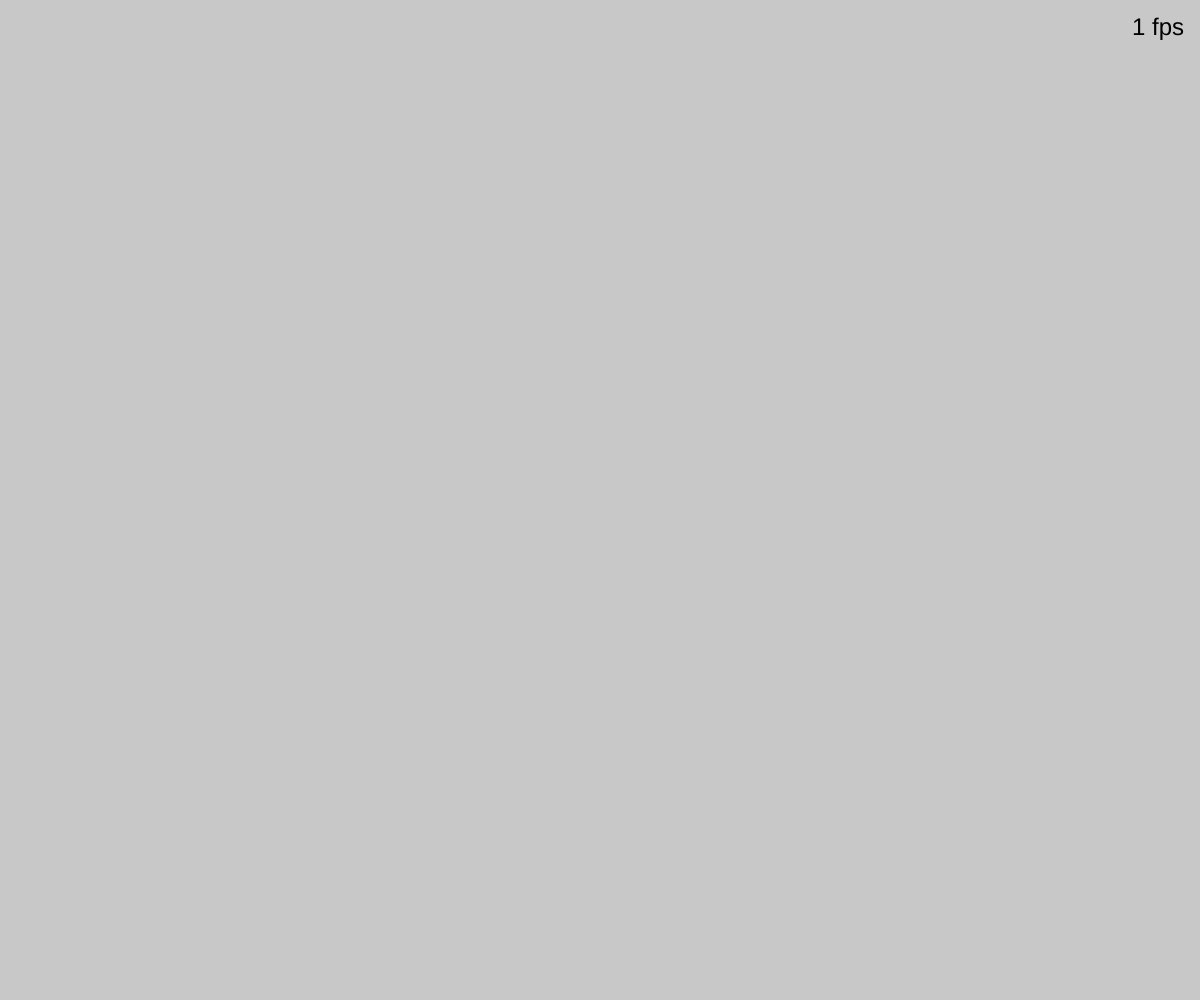
Frame 1 (no input)
Frame 60 (no input): identical to frame 1, image omitted
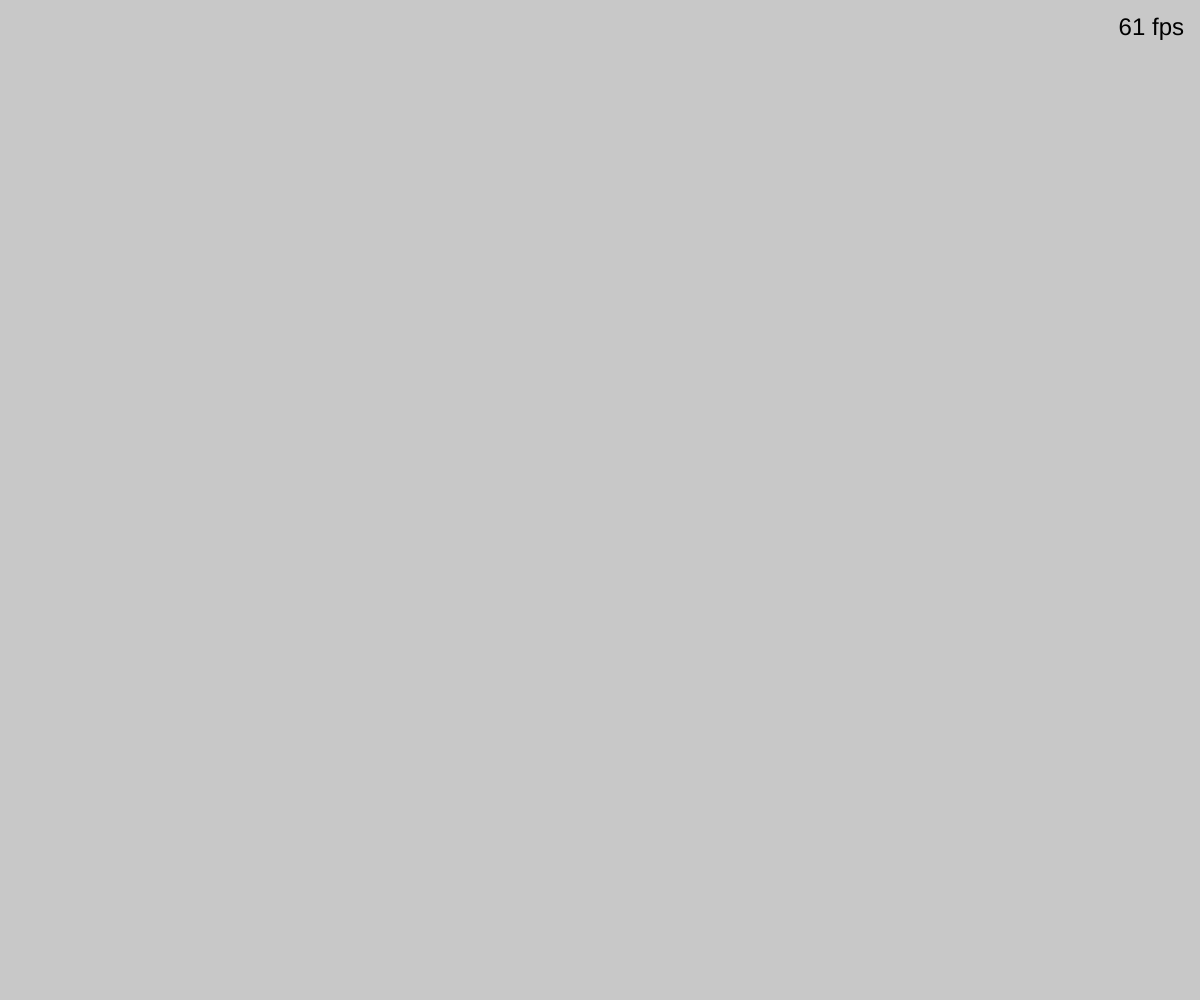
Frame 120 (the mouse pressed at the canvas centre since frame 60)

The p5.js sketch that drew these frames (run headless with seeded random() and noise() and a simulated clock; from frame 60 on, the mouse is pressed at the canvas centre):

// p5.js sketch
// ── sketch.js
// P5 Template with fps Display

// Variables used for fps
var frameTimes = [] // Time recordings corresponding to each frame
let oldTime = 0 // Time at which the previous frame is updated
let fpsCooldown = 0 // When fpsCooldown <= 0, set displayFPS = fps
let displayFPS = 0 // fps displayed on screen, updated every second

function setup() {
    // setup() runs once. Put your setup code here.

    createCanvas(windowWidth, windowHeight)
}

function draw() {
    // draw() runs every time before a new frame is rendered. 

    background(200)

    /* 
    * PUT YOUR DRAWING CODE HERE
    * PUT YOUR DRAWING CODE HERE
    * PUT YOUR DRAWING CODE HERE
    */

    // Display FPS

    var currentTime = millis()
    frameTimes.push(currentTime)
    while (frameTimes.length > 0 && frameTimes[0] < currentTime - 1000) {
        frameTimes.splice(0, 1)
    }
    
    fpsCooldown -= currentTime - oldTime
    if (fpsCooldown <= 0) {
        displayFPS = frameTimes.length
        fpsCooldown = 1000
    }

    fill(0, 0, 0)
    textAlign(RIGHT, TOP) // Text alignment of the fps label
    textSize(24)
    text(`${Math.floor(displayFPS)} fps`, width - 16, 16) // Position of the fps label

    oldTime = currentTime
}

function windowResized() {
    resizeCanvas(windowWidth, windowHeight)
}
// ── fps-engine.js
let fpsEngine = {
    frameTimes: [], // Time recordings corresponding to each frame
    oldTime: 0, // Time at which the previous frame is updated
    fpsCooldown: 0, // When fpsCooldown <= 0, set displayFPS = fps
    displayFPS: 0, // fps displayed on screen, updated every second
    realFPS: 0,
    
    // Functions related to FPS
    // Usage: insert them at the end of the draw() function
    updateFPS: function() {
        let currentTime = millis()
        this.frameTimes.push(currentTime)
        while (this.frameTimes.length > 0 && this.frameTimes[0] < currentTime - 1000) {
            this.frameTimes.splice(0, 1)
        }

        // Calculate fpsDelta
        let fpsDelta = currentTime - this.oldTime

        // Update realFPS
        this.realFPS = this.frameTimes.length
        if (millis() < 1000) {
            this.realFPS = Math.round(1000 / fpsDelta)
        }
        
        // Update displayFPS
        this.fpsCooldown -= fpsDelta
        if (this.fpsCooldown <= 0) {
            this.displayFPS = this.realFPS
            this.fpsCooldown = 1000
        }

        this.oldTime = currentTime
    },
    showFPS: function(r, g, b) {
        fill(r, g, b)
        textAlign(RIGHT, TOP) // Text alignment of the fps label
        textSize(24)
        text(`${Math.floor(this.displayFPS)} fps`, width - 16, 16) // Position of the fps label
    }
}
